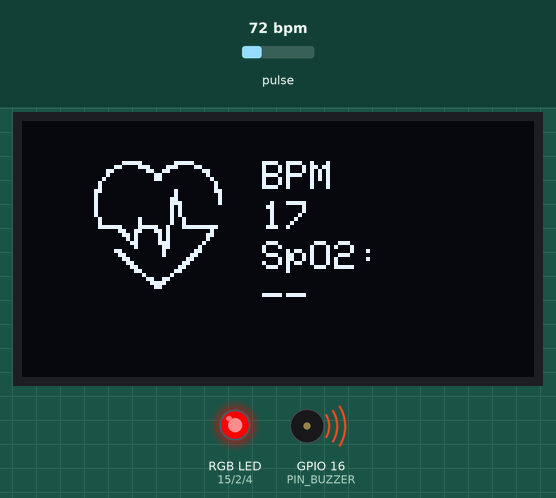
Bench run of a sketch on a simulated ESP32. Parts: 128×64 one-colour display, an RGB LED mixed from three pins (HIGH = lit), buzzer (waves = sounding). Inputs (shaded band) come from the test bench; at power-on: pulse 72 bpm. WiFi joins after 1.5 s; servers stay silent unless stated; what the sketch prints to the serial monitor is not drawn.

Above: at 6.1 s.
6.2 s: pulse set to 100 bpm
At 7.2 s:
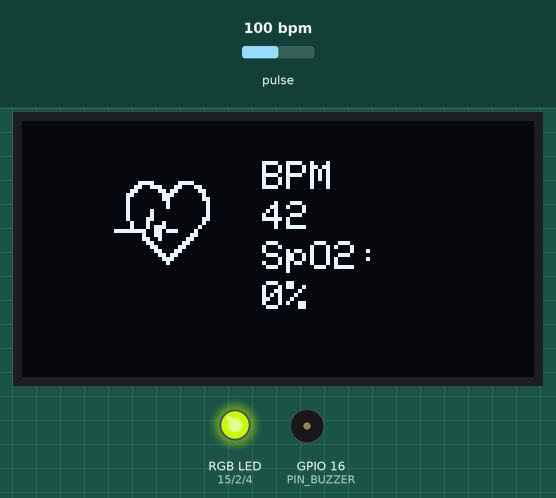
8.5 s: pulse set to 158 bpm
At 10.22 s:
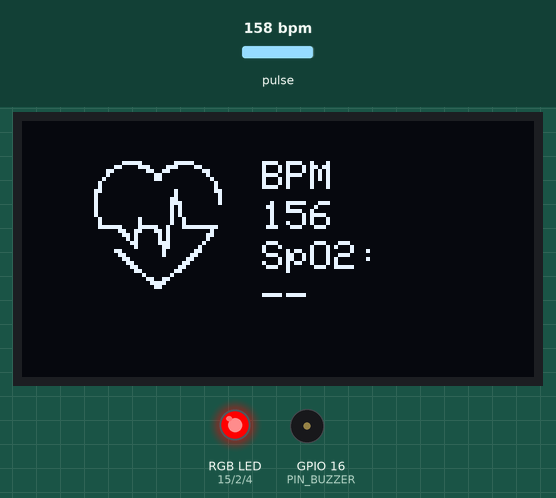
10.5 s: pulse set to 42 bpm
At 12.57 s:
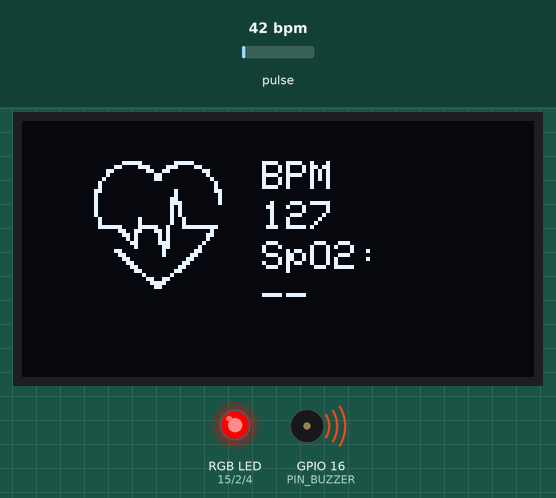
13.5 s: pulse set to 70 bpm
At 15.5 s:
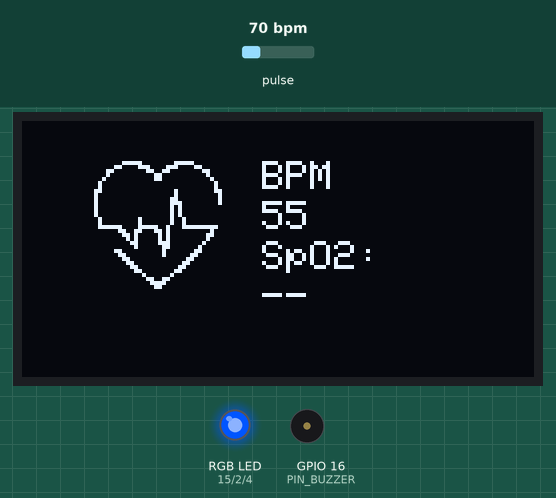
16.0 s: pulse set to 130 bpm
At 16.78 s:
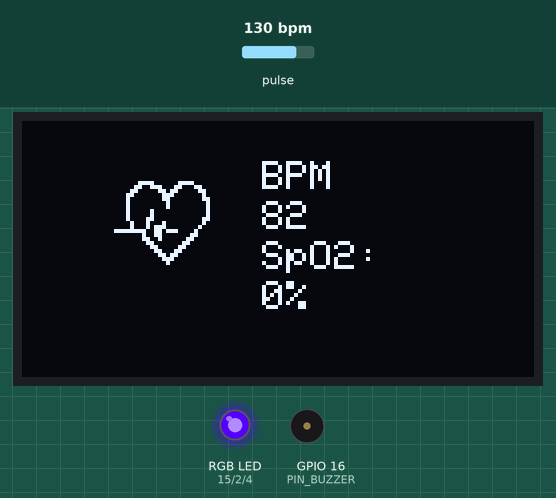
18.4 s: pulse set to 59 bpm
At 25.5 s:
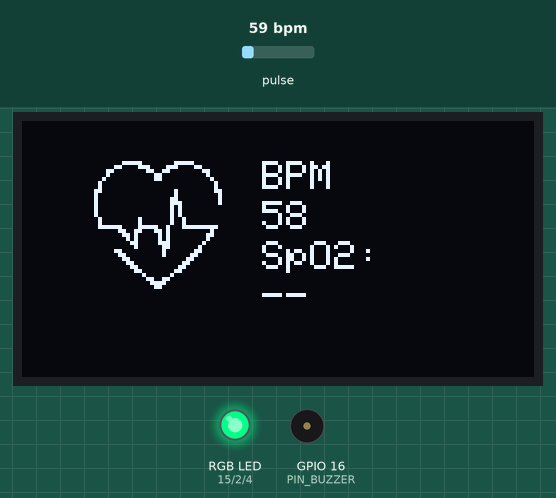
Timing chart, 0 to 25.8 s (numbered marks = the images above; inputs shaded):
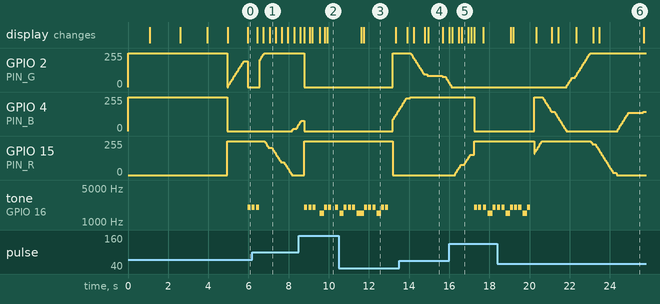

Measured:
- after the input at 6.2 s, GPIO 4 (PIN_B): 0/255 → 17/255 after 2.0 s, → 42/255 0.22 s later; tone on GPIO 16 (PIN_BUZZER): goes on until 6.5 s, then stays silent
- after the input at 8.5 s, GPIO 15 (PIN_R): 0/255 → 255/255 after 0.29 s; tone on GPIO 16 (PIN_BUZZER): plays 2000 Hz for 0.15 s, 2000 Hz for 0.15 s, 2000 Hz for 0.15 s, 1500 Hz for 0.21 s, 2000 Hz for 0.15 s, 2000 Hz for 0.15 s … (7 notes in this stretch), starting after 0.29 s
- after the input at 10.5 s, GPIO 2 (PIN_G): 0/255 → 255/255 after 2.7 s; GPIO 4 (PIN_B): moves from 0/255 to 153/255 over 0.28 s, starting after 2.7 s; GPIO 15 (PIN_R): 255/255 → 0/255 after 2.7 s
- after the input at 13.5 s, GPIO 15 (PIN_R): stays 0/255 (without the input it goes to 8/255 after 2.3 s)
- after the input at 16.0 s, tone on GPIO 16 (PIN_BUZZER): plays 2000 Hz for 0.15 s, 2000 Hz for 0.15 s, 2000 Hz for 0.15 s, 1500 Hz for 0.26 s, 2000 Hz for 0.15 s, 2000 Hz for 0.01 s, starting after 1.2 s
- after the input at 18.4 s, GPIO 2 (PIN_G): moves from 0/255 to 255/255 over 1.2 s, starting after 3.5 s
- what the display in image 4 shows lasts 0.8 s, from 14.9 s to 15.7 s

The sketch:

sketch_dec04b.ino
```cpp
// Thêm các define này TRƯỚC khi include Blynk
#define BLYNK_TEMPLATE_ID "TMPL6UmVBnRWj"
#define BLYNK_TEMPLATE_NAME "Blood Oxygen and Heart Rate"
#define BLYNK_AUTH_TOKEN "hUcG2WmRX2QA9hSMTEjTCCZkRe_OfRDH"
#define BLYNK_PRINT Serial

// THÊM các hằng số mới đầu file:
#define MINIMUM_SPO2 90 // SPO2 < 90% -> Báo động
#define MAXIMUM_SPO2 100 // SPO2 tối đa 100%
#define MINIMUM_BPM 40 // Nhịp tim < 40 -> Báo động
#define MAXIMUM_BPM 100 // Nhịp tim > 100 -> Báo động
#define FINGER_THRESHOLD 20000  // Giảm ngưỡng phát hiện ngón tay

#include <Adafruit_GFX.h>
#include <Adafruit_SSD1306.h>
#include <Wire.h>
#include "MAX30105.h"
#include "heartRate.h"
#include "spo2_algorithm.h"
#include <WiFi.h>
#include <BlynkSimpleEsp32.h>

// --- THIẾT BỊ: RGB LED + BUZZER ---
const int PIN_R = 15;
const int PIN_G = 2;
const int PIN_B = 4;
const int PIN_BUZZER = 16;

// Biến trạng thái
bool wifiFailed = false;
bool alarmActive = false;
unsigned long lastColorChange = 0;
unsigned long lastWifiBlink = 0;
unsigned long lastAlarmBeep = 0;
int colorIndex = 0;
int alarmStep = 0;
bool wifiBlinkState = false;
bool startupPhase = true;
unsigned long startupTime = 0;

// Define sensor, rates array, and beat variables
MAX30105 particleSensor;
const byte RATE_SIZE = 4;
byte rates[RATE_SIZE];
byte rateSpot = 0;
long lastBeat = 0;
float beatsPerMinute;
int beatAvg = 0;

int32_t spo2;
int8_t validSPO2;
int sp02Avg = 0;

// SpO2 sampling config
#define SAMPLE_SIZE 100
long redBuffer[SAMPLE_SIZE];
long irBuffer[SAMPLE_SIZE];
int sampleIndex = 0;
unsigned long lastSampleTimeSpO2 = 0;
const unsigned long sampleIntervalMs = 10;

const byte BPM_FILTER_SIZE = 8;
byte bpmBuffer[BPM_FILTER_SIZE];
byte bpmIndex = 0;

// ThingSpeak config
String apiKey = "LNNR8ZYXVA10GMG4";
const char *ssid = "Vy";
const char *pass = "vvvvvvvv";
const char *server = "api.thingspeak.com";
WiFiClient client;

unsigned long lastUploadTime = 0;
const unsigned long uploadInterval = 10000;

unsigned long tsLastReport = 0;
const unsigned long REPORTING_PERIOD_MS = 5000;

// OLED display configuration
#define SCREEN_WIDTH 128
#define SCREEN_HEIGHT 64
#define OLED_RESET -1
#define SCREEN_ADDRESS 0x3C

Adafruit_SSD1306 display(SCREEN_WIDTH, SCREEN_HEIGHT, &Wire, OLED_RESET);

// Bitmap data for heart icons
static const unsigned char PROGMEM beat1_bmp[] = {
  0x03, 0xC0, 0xF0, 0x06, 0x71, 0x8C, 0x0C, 0x1B, 0x06, 0x18, 0x0E, 0x02, 0x10, 0x0C, 0x03, 0x10,
  0x04, 0x01, 0x10, 0x04, 0x01, 0x10, 0x40, 0x01, 0x10, 0x40, 0x01, 0x10, 0xC0, 0x03, 0x08, 0x88,
  0x02, 0x08, 0xB8, 0x04, 0xFF, 0x37, 0x08, 0x01, 0x30, 0x18, 0x01, 0x90, 0x30, 0x00, 0xC0, 0x60,
  0x00, 0x60, 0xC0, 0x00, 0x31, 0x80, 0x00, 0x1B, 0x00, 0x00, 0x0E, 0x00, 0x00, 0x04, 0x00
};

static const unsigned char PROGMEM beat2_bmp[] = {
  0x01, 0xF0, 0x0F, 0x80, 0x06, 0x1C, 0x38, 0x60, 0x18, 0x06, 0x60, 0x18, 0x10, 0x01, 0x80, 0x08,
  0x20, 0x01, 0x80, 0x04, 0x40, 0x00, 0x00, 0x02, 0x40, 0x00, 0x00, 0x02, 0xC0, 0x00, 0x08, 0x03,
  0x80, 0x00, 0x08, 0x01, 0x80, 0x00, 0x18, 0x01, 0x80, 0x00, 0x1C, 0x01, 0x80, 0x00, 0x14, 0x00,
  0x80, 0x00, 0x14, 0x00, 0x80, 0x00, 0x14, 0x00, 0x40, 0x10, 0x12, 0x00, 0x40, 0x10, 0x12, 0x00,
  0x7E, 0x1F, 0x23, 0xFE, 0x03, 0x31, 0xA0, 0x04, 0x01, 0xA0, 0xA0, 0x0C, 0x00, 0xA0, 0xA0, 0x08,
  0x00, 0x60, 0xE0, 0x10, 0x00, 0x20, 0x60, 0x20, 0x06, 0x00, 0x40, 0x60, 0x03, 0x00, 0x40, 0xC0,
  0x01, 0x80, 0x01, 0x80, 0x00, 0xC0, 0x03, 0x00, 0x00, 0x60, 0x06, 0x00, 0x00, 0x30, 0x0C, 0x00,
  0x00, 0x08, 0x10, 0x00, 0x00, 0x06, 0x60, 0x00, 0x00, 0x03, 0xC0, 0x00, 0x00, 0x01, 0x80, 0x00
};

// Hàm điều khiển LED RGB
void setRGB(int r, int g, int b) {
  analogWrite(PIN_R, r);
  analogWrite(PIN_G, g);
  analogWrite(PIN_B, b);
}

// Hàm tạo màu rainbow
void getRainbowColor(int index, int &r, int &g, int &b) {
  int step = index % 360;
  if (step < 60) {
    r = 255; g = step * 255 / 60; b = 0;
  } else if (step < 120) {
    r = 255 - (step - 60) * 255 / 60; g = 255; b = 0;
  } else if (step < 180) {
    r = 0; g = 255; b = (step - 120) * 255 / 60;
  } else if (step < 240) {
    r = 0; g = 255 - (step - 180) * 255 / 60; b = 255;
  } else if (step < 300) {
    r = (step - 240) * 255 / 60; g = 0; b = 255;
  } else {
    r = 255; g = 0; b = 255 - (step - 300) * 255 / 60;
  }
}

// Hàm cập nhật LED và Buzzer
void updateLEDAndBuzzer() {
  unsigned long currentMillis = millis();

  // Ưu tiên 1: WiFi Failed
  if (wifiFailed) {
    // Nhấp nháy vàng chu kỳ 2s
    if (currentMillis - lastWifiBlink >= 2000) {
      lastWifiBlink = currentMillis;
      wifiBlinkState = !wifiBlinkState;

      if (wifiBlinkState) {
        setRGB(255, 255, 0); // Vàng
        tone(PIN_BUZZER, 2000, 100); // Bíp ngắn
      } else {
        setRGB(0, 0, 0); // Tắt
      }
    }
    return;
  }

  // Ưu tiên 2: Startup phase (2 giây đầu)
  if (startupPhase) {
    if (currentMillis - startupTime < 2000) {
      setRGB(0, 255, 255); // Cyan
      return;
    } else {
      startupPhase = false;
    }
  }

  // Ưu tiên 3: Alarm (BPM ngoài [40,120] hoặc SpO2 < 80)
  bool alarmCondition = false;
  if (beatAvg > 0) {
    if (beatAvg < MINIMUM_BPM || beatAvg > MAXIMUM_BPM) {
      alarmCondition = true;
    }
  }
  if (validSPO2 && spo2 < MINIMUM_SPO2) {
    alarmCondition = true;
  }

  if (alarmCondition) {
    setRGB(255, 0, 0); // Đỏ

    // Pattern 3 ngắn 1 dài
    if (currentMillis - lastAlarmBeep >= 200) {
      lastAlarmBeep = currentMillis;

      if (alarmStep == 0 || alarmStep == 1 || alarmStep == 2) {
        tone(PIN_BUZZER, 2000, 150); // Bíp ngắn
        alarmStep++;
      } else if (alarmStep == 3) {
        tone(PIN_BUZZER, 1500, 500); // Bíp dài
        alarmStep = 0;
      }
    }
    return;
  } else {
    alarmStep = 0;
    noTone(PIN_BUZZER);
  }

  // Ưu tiên 4: Đang đo - chạy rainbow
  if (currentMillis - lastColorChange >= 20) {
    lastColorChange = currentMillis;
    int r, g, b;
    getRainbowColor(colorIndex, r, g, b);
    setRGB(r, g, b);
    colorIndex = (colorIndex + 2) % 360;
  }
}

// Function to compute SpO2 from buffers
void computeSpO2FromBuffers() {
  long redMin = LONG_MAX, redMax = LONG_MIN;
  long irMin = LONG_MAX, irMax = LONG_MIN;
  long redSum = 0, irSum = 0;

  for (int i = 0; i < SAMPLE_SIZE; i++) {
    long r = redBuffer[i];
    long ir = irBuffer[i];

    if (r < redMin) redMin = r;
    if (r > redMax) redMax = r;
    if (ir < irMin) irMin = ir;
    if (ir > irMax) irMax = ir;

    redSum += r;
    irSum += ir;
  }

  float redDC = redSum / (float)SAMPLE_SIZE;
  float irDC = irSum / (float)SAMPLE_SIZE;

  // Kiểm tra DC hợp lệ
  if (redDC < 10000 || irDC < 10000) {
    validSPO2 = 0;
    return;
  }

  // Bước 2: Tính AC RMS (Root Mean Square) - CHÍNH XÁC HƠN
  float redACSum = 0, irACSum = 0;
  for (int i = 0; i < SAMPLE_SIZE; i++) {
    float redDiff = redBuffer[i] - redDC;
    float irDiff = irBuffer[i] - irDC;
    redACSum += redDiff * redDiff;
    irACSum += irDiff * irDiff;
  }

  float redAC = sqrt(redACSum / SAMPLE_SIZE);
  float irAC = sqrt(irACSum / SAMPLE_SIZE);

  // Kiểm tra AC hợp lệ
  if (redAC < 100 || irAC < 100) {
    validSPO2 = 0;
    return;
  }

  float R = (redAC / redDC) / (irAC / irDC);

  if (R <= 0.4 || R >= 3.5) {
    validSPO2 = 0;
    return;
  }

  float spo2f = 104.0 - 17.0 * R;

  if (spo2f > MAXIMUM_SPO2) spo2f = MAXIMUM_SPO2;
  if (spo2f < MINIMUM_SPO2) spo2f = MINIMUM_SPO2;

  if (spo2f < MINIMUM_SPO2 || spo2f > MAXIMUM_SPO2) {
    validSPO2 = 0;
  } else {
    validSPO2 = 1;
    spo2 = (int32_t)(spo2f + 0.5);
  }
}

// Function to send data to ThingSpeak
void sendToThingSpeak() {
  if (millis() - lastUploadTime < uploadInterval) {
    return;
  }

  if (beatAvg == 0) {
    return;
  }

  lastUploadTime = millis();

  if (client.connect(server, 80)) {
    Serial.println("Connecting to ThingSpeak...");

    String postStr = "field1=" + String(beatAvg);
    postStr += "&field2=" + String(spo2);

    client.println("POST /update HTTP/1.1");
    client.println("Host: api.thingspeak.com");
    client.println("Connection: close");
    client.println("X-THINGSPEAKAPIKEY: " + apiKey);
    client.println("Content-Type: application/x-www-form-urlencoded");
    client.print("Content-Length: ");
    client.println(postStr.length());
    client.println();
    client.print(postStr);

    Serial.println("Data sent to ThingSpeak:");
    Serial.print("BPM: ");
    Serial.print(beatAvg);
    Serial.print(", SpO2: ");
    Serial.println(spo2);

    delay(500);
    client.stop();
  } else {
    Serial.println("Connection to ThingSpeak failed");
  }
}

// Function to send data to Blynk
void sendToBlynk() {
  if (millis() - tsLastReport > REPORTING_PERIOD_MS) {
    if (validSPO2) {
      sp02Avg = spo2;
    }

    Blynk.virtualWrite(V3, beatAvg);
    Blynk.virtualWrite(V4, sp02Avg);

    Serial.println("Data sent to Blynk:");
    Serial.print("V3 (BPM): ");
    Serial.print(beatAvg);
    Serial.print(", V4 (SpO2): ");
    Serial.println(sp02Avg);

    tsLastReport = millis();
  }
}

void setup() {
  Serial.begin(115200);
  Wire.begin();
  Wire.setClock(400000);

  // Khởi tạo LED RGB và Buzzer
  pinMode(PIN_R, OUTPUT);
  pinMode(PIN_G, OUTPUT);
  pinMode(PIN_B, OUTPUT);
  pinMode(PIN_BUZZER, OUTPUT);

  startupTime = millis();
  startupPhase = true;
  setRGB(0, 255, 255); // Cyan khi khởi động

  // Initialize OLED display
  if (!display.begin(SSD1306_SWITCHCAPVCC, SCREEN_ADDRESS)) {
    Serial.println(F("SSD1306 allocation failed"));
    for (;;);
  }

  display.clearDisplay();
  display.setTextSize(1);
  display.setTextColor(WHITE);
  display.setCursor(0, 0);
  display.println("Initializing...");
  display.display();
  delay(1000);

  // Initialize sensor
  if (!particleSensor.begin(Wire, I2C_SPEED_FAST)) {
    Serial.println("MAX30105 was not found. Please check wiring/power.");
    display.clearDisplay();
    display.setCursor(0, 0);
    display.println("Sensor Error!");
    display.display();
    while (1);
  }

  Serial.println("Place your index finger on the sensor with steady pressure.");

  // CẤU HÌNH TỐI ƯU CHO MAX30105
  byte ledBrightness = 60;     // Giảm xuống 60 (từ 255) để tránh bão hòa
  byte sampleAverage = 4;      // Trung bình 4 mẫu
  byte ledMode = 2;            // Red + IR mode
  int sampleRate = 400;        // 400 samples/giây
  int pulseWidth = 411;        // 411µs = 18-bit resolution
  int adcRange = 4096;         // ADC range 4096

  particleSensor.setup(ledBrightness, sampleAverage, ledMode, sampleRate, pulseWidth, adcRange);
  // GIẢM CƯỜNG ĐỘ LED để tránh bão hòa
  particleSensor.setPulseAmplitudeRed(0x1F);   // 31 (thay vì 255)
  particleSensor.setPulseAmplitudeIR(0x1F);    // 31 (thay vì 255)
  particleSensor.setPulseAmplitudeGreen(0);

  sampleIndex = 0;
  lastSampleTimeSpO2 = millis();
  validSPO2 = 0;
  spo2 = 0;

  // Connect to WiFi
  display.clearDisplay();
  display.setCursor(0, 0);
  display.println("Connecting WiFi");
  display.display();

  WiFi.begin(ssid, pass);
  int wifiAttempts = 0;
  while (WiFi.status() != WL_CONNECTED && wifiAttempts < 20) {
    delay(500);
    Serial.print(".");
    wifiAttempts++;
  }

  if (WiFi.status() == WL_CONNECTED) {
    Serial.println("\nConnected to WiFi");
    display.clearDisplay();
    display.setCursor(0, 0);
    display.println("WiFi Connected!");
    display.display();
    delay(1000);

    Blynk.begin(BLYNK_AUTH_TOKEN, ssid, pass);

    if (Blynk.connected()) {
      Serial.println("Connected to Blynk!");
      display.clearDisplay();
      display.setCursor(0, 0);
      display.println("Blynk Connected!");
      display.display();
      delay(1000);
    } else {
      Serial.println("Blynk connection failed");
      display.clearDisplay();
      display.setCursor(0, 0);
      display.println("Blynk Failed!");
      display.println("Continuing...");
      display.display();
      delay(2000);
    }

  } else {
    Serial.println("\nWiFi connection failed");
    display.clearDisplay();
    display.setCursor(0, 0);
    display.println("WiFi Failed!");
    display.println("Continuing...");
    display.display();
    delay(2000);
    wifiFailed = true;
    lastWifiBlink = millis();
  }

  lastUploadTime = millis();
}

void loop() {
  Blynk.run();

  // Cập nhật LED và Buzzer
  updateLEDAndBuzzer();

  long irValue = particleSensor.getIR();
  long redValue = particleSensor.getRed();

  // Debug mỗi 2 giây
  static unsigned long lastDebugTime = 0;
  if (millis() - lastDebugTime > 2000) {
    lastDebugTime = millis();
    Serial.print("IR: ");
    Serial.print(irValue);
    Serial.print(" | Red: ");
    Serial.print(redValue);
    Serial.print(" | Threshold: ");
    Serial.println(FINGER_THRESHOLD);
  }

  // Phát hiện ngón tay với ngưỡng thấp hơn
  // Kiểm tra bão hòa: nếu IR hoặc Red = 262143 thì có vấn đề
  if (irValue >= 262143 || redValue >= 262143) {
    // Bão hòa - có thể không có ngón tay hoặc LED quá sáng
    display.clearDisplay();
    display.setTextSize(1);
    display.setTextColor(WHITE);
    display.setCursor(10, 10);
    display.println("SENSOR SATURATED");
    display.setCursor(10, 25);
    display.println("Remove finger");
    display.setCursor(10, 40);
    display.println("then place again");
    display.display();

    sampleIndex = 0;
    lastSampleTimeSpO2 = millis();
    validSPO2 = 0;
    beatAvg = 0;
    return;
  }

  if (irValue > FINGER_THRESHOLD && irValue < 200000) {

    if (millis() - lastSampleTimeSpO2 >= sampleIntervalMs) {
      lastSampleTimeSpO2 = millis();

      irBuffer[sampleIndex] = irValue;
      redBuffer[sampleIndex] = redValue;
      sampleIndex++;

      if (sampleIndex >= SAMPLE_SIZE) {
        sampleIndex = 0;
        computeSpO2FromBuffers();
        if (validSPO2) {
          Serial.print("SpO2: ");
          Serial.print(spo2);
          Serial.println("%");
        } else {
          Serial.println("SpO2: invalid");
        }
      }
    }

    if (checkForBeat(irValue) == true) {

      display.clearDisplay();
      display.drawBitmap(23, 15, beat1_bmp, 24, 21, WHITE);
      display.setTextSize(1);
      display.setTextColor(WHITE);
      display.setCursor(60, 10);
      display.println("BPM");
      display.setCursor(60, 20);
      display.println(beatAvg);
      display.setCursor(60, 30);
      display.print("SpO2:");
      display.setCursor(60, 40);
      display.print(spo2);
      display.println("%");
      display.display();

      long delta = millis() - lastBeat;
      lastBeat = millis();
      beatsPerMinute = 60 / (delta / 1000.0);

      if (beatsPerMinute < 255 && beatsPerMinute > 20) {
        rates[rateSpot++] = (byte)beatsPerMinute;
        rateSpot %= RATE_SIZE;

        beatAvg = 0;
        for (byte x = 0; x < RATE_SIZE; x++)
          beatAvg += rates[x];
        beatAvg /= RATE_SIZE;

        delay(100);

        display.clearDisplay();
        display.drawBitmap(18, 10, beat2_bmp, 32, 32, WHITE);
        display.setTextSize(1);
        display.setTextColor(WHITE);
        display.setCursor(60, 10);
        display.println("BPM");
        display.setCursor(60, 20);
        display.println(beatAvg);
        display.setTextSize(1);
        display.setCursor(60, 30);
        display.print("SpO2:");
        if (validSPO2) {
          display.setCursor(60, 40);
          display.print(spo2);
          display.println("%");
        } else {
          display.setCursor(60, 40);
          display.println("--");
        }
        display.display();
      }

      Serial.print("IR=");
      Serial.print(irValue);
      Serial.print(", BPM=");
      Serial.print(beatsPerMinute);
      Serial.print(", SPO2=");
      Serial.print(spo2);
      Serial.print("%, Avg BPM=");
      Serial.println(beatAvg);
    }

    sendToThingSpeak();
    sendToBlynk();

  } else {
    sampleIndex = 0;
    lastSampleTimeSpO2 = millis();
    validSPO2 = 0;
    beatAvg = 0;

    Serial.println("Place your index finger on the sensor with steady pressure.");

    display.clearDisplay();
    display.setTextSize(1);
    display.setTextColor(WHITE);
    display.setCursor(30, 10);
    display.println("Please place");
    display.setCursor(30, 25);
    display.println("your finger");
    display.setCursor(30, 40);
    display.println("and wait...");
    display.setCursor(30, 55);
    display.print("IR: ");
    display.print(irValue);
    display.display();
  }

  delay(5);
}
```
